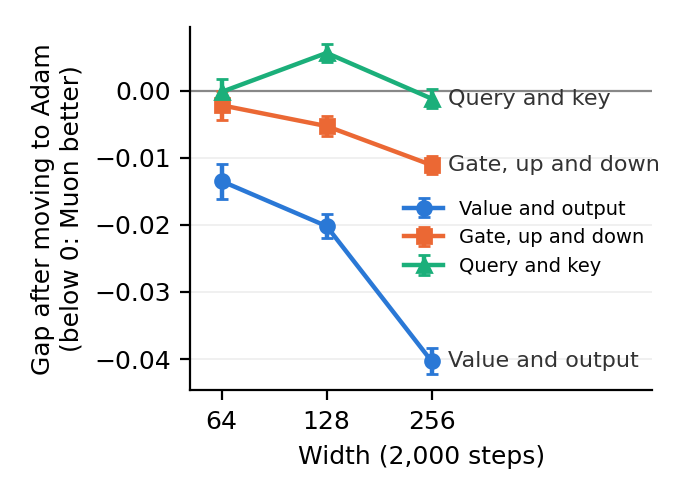

Recreate this plot in Python.
"""Figure 1: cost of moving one group from tuned Muon to Adam, by width, at 2,000 steps (Table 2, held-out worlds 5-9). python3 paper/fig/width.py writes paper/fig/width.pdf."""
import os
import matplotlib; matplotlib.use("Agg")
import matplotlib.pyplot as plt

W = [64, 128, 256]
ROWS = [("Value and output", "#2a78d6", "o", [-.0135, -.0202, -.0403], [.0026, .0018, .0019]),
        ("Gate, up and down", "#eb6834", "s", [-.0022, -.0053, -.0111], [.0022, .0015, .0014]),
        ("Query and key", "#1baf7a", "^", [-.0002, .0056, -.0012], [.0019, .0014, .0014])]
plt.rcParams.update({"font.size": 9, "axes.spines.top": False, "axes.spines.right": False})
fig, ax = plt.subplots(figsize=(3.4, 2.5))
ax.axhline(0, color="#888", lw=.8)
for name, c, m, y, e in ROWS:
    ax.errorbar(W, y, yerr=e, color=c, marker=m, ms=5, lw=1.6, capsize=2, label=name)
    ax.annotate(name, (W[-1], y[-1]), xytext=(6, 0), textcoords="offset points", va="center", fontsize=8, color="#333")
ax.set_xscale("log", base=2); ax.set_xticks(W); ax.set_xticklabels([str(w) for w in W]); ax.set_xlim(52, 1100)
ax.set_xlabel("Width (2,000 steps)"); ax.set_ylabel("Gap after moving to Adam\n(below 0: Muon better)")
ax.grid(axis="y", color="#eee", lw=.6); ax.legend(frameon=False, fontsize=7, loc="center right", bbox_to_anchor=(1.02, .42))
fig.tight_layout(); fig.savefig(os.path.join(os.path.dirname(os.path.abspath(__file__)), "width.pdf")); fig.savefig(os.path.join(os.path.dirname(os.path.abspath(__file__)), "width.png"), dpi=200)
